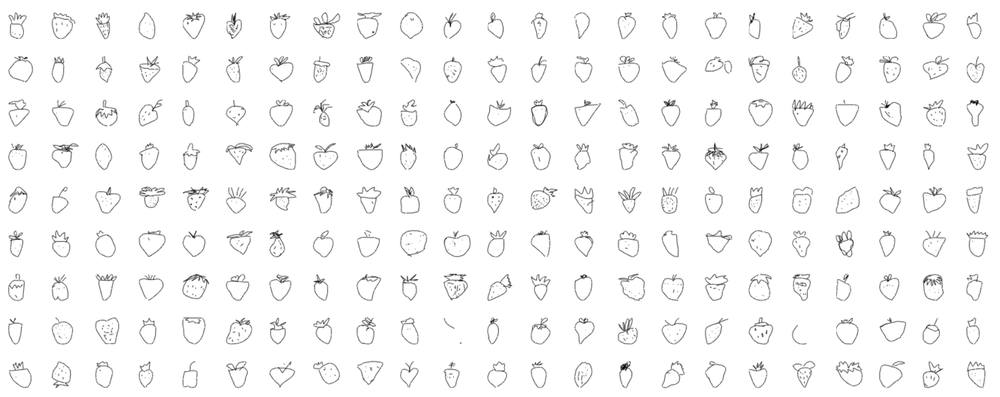
#> input picture ww.png, 1000 x 397 px, shrunk from 1837 x 729 before the run
$ python spliimg.py
#> lines starting #> are read from the running program, lines starting #| are printed output that depends on the picture
from PIL import Image
import os

def crop(infile,height,width):
    im = Image.open(infile)
    imgwidth, imgheight = im.size
    for i in range(imgheight//height):
        for j in range(imgwidth//width):
            box = (j*width, i*height, (j+1)*width, (i+1)*height)
            yield im.crop(box)

if __name__=='__main__':
    infile='./ww.png'
    height=81
    width= 79
    start_num= 1
    for k,piece in enumerate(crop(infile,height,width),start_num):
        img=Image.new('RGB', (height,width), 255)
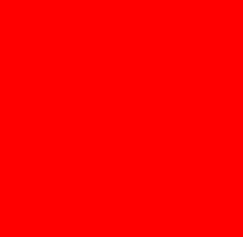
#> img: PIL image 81x79 RGB (shown 3 times larger); mean R, G, B 255, 0, 0
        img.paste(piece)
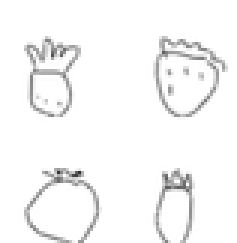
#> piece: PIL image 79x81 RGBA (shown 3 times larger); mean R, G, B, A 246.7, 246.7, 246.7, 255
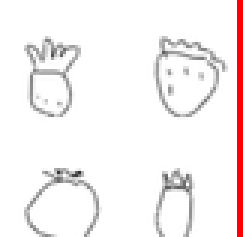
#> img: PIL image 81x79 RGB (shown 3 times larger); mean R, G, B 247, 240.7, 240.7
        path=os.path.join('/tmp',"IMG-%s.png" % k)
        img.save(path)
